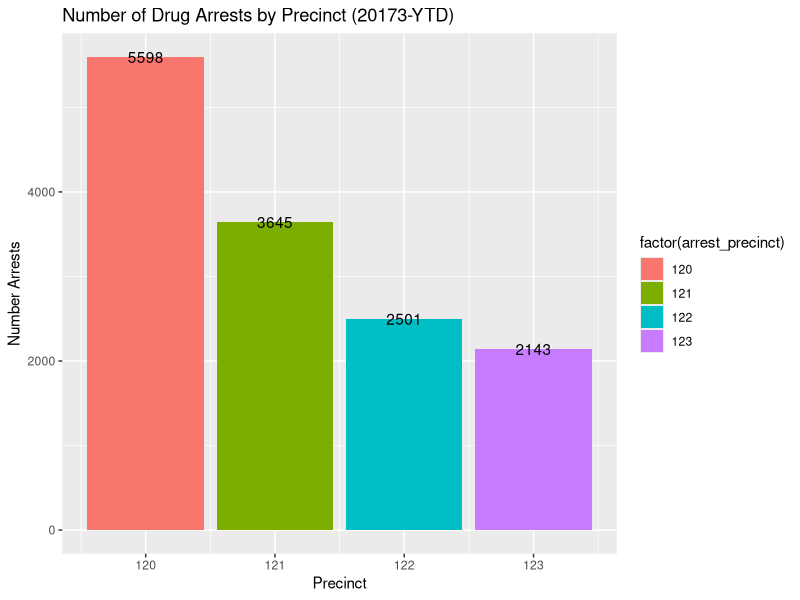
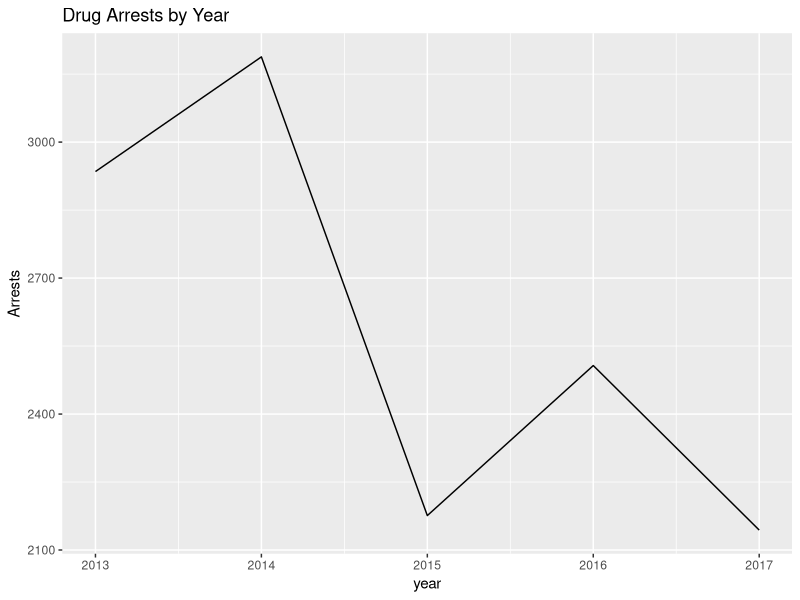
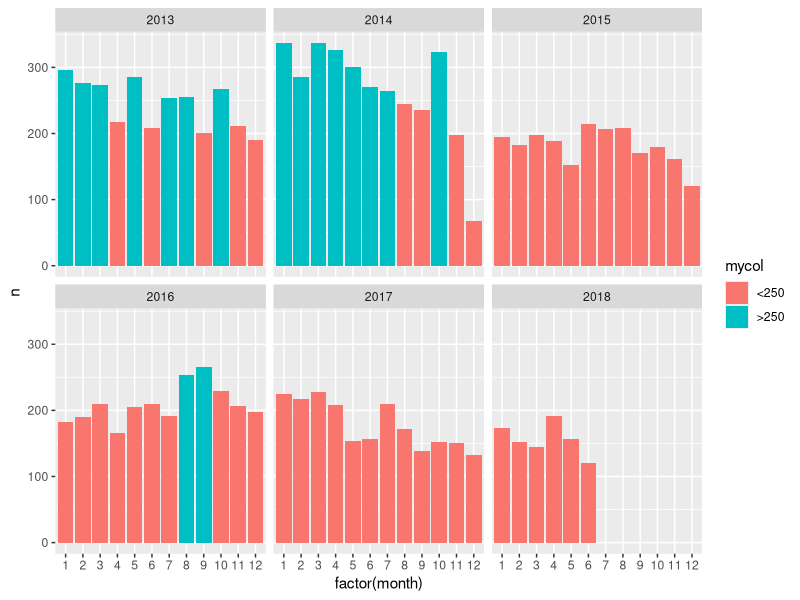

These charts were generated, in order, by the following R code:
#### Exploratory Analysis of Drug Arrests ####
library(tidyverse)
library(ggplot2)

si.drugs <- read.csv("data/si_drugs.csv")
si.drugs <- si.drugs[-1]

##### Arrests by Precinct 

si.drugs %>%
  group_by(arrest_precinct) %>%
  summarise(n=n()) %>%
  ggplot(aes(x=arrest_precinct, y = n, fill = factor(arrest_precinct))) +
  geom_bar(stat = 'identity') +
  geom_text(aes(label = n), position = position_dodge(width = 0.9))+
  ggtitle("Number of Drug Arrests by Precinct (20173-YTD)") +
  xlab("Precinct") +
  ylab("Number Arrests")

# we can see that the majority of drug arrests are happening in 120 precinct, followed by 121, then 
# 122 and #123 had the least. 

# 120 - Sunnyside, West Brighton, Livingston, Randall Manor, New Brighton, St. George, Ward Hill, Stapleton,
# Clifton, Silver Lake, Gyrmes Hill, Fox Hills, Shore Acres, and Rosebank 

# 121 - Willowbrook, Westerleigh, Port Richmond, Mariner's Harbor, Elm Park, Port Ivory, Chelsea, and Bloomfield

# 122 - Eltingville, Great Kills, Bay Terrace, Oakwood Heights, Oakwood Beach, Lighthouse Hill, New Dorp, Grant City,
# Midland Beach, South Beach, Todt Hill, Old Town, Grasmere and Dongan Hills

# 123 - Tottenville, Huguenot, Rossville, Annadale, and Arden Heights

#### Drug Arrests Year 

si.drugs %>%
  group_by(year) %>%
  summarise(n=n()) %>%
  filter(year != 2018) %>%  # filtering out  2018 bc not full year only until 6/30/2018
  ggplot(aes(x=year,y=n))+
  geom_line() +
  ggtitle("Drug Arrests by Year") +
  ylab("Arrests")

# we can see a peak in 2014, and a decline since then 

#### Drug Arrest by Month facet wrap year 

si.drugs %>%
  group_by(month,year)%>%
  summarise(n=n())%>%
  mutate(mycol = ifelse(n>250,">250", "<250")) %>%
  ggplot(aes(x=factor(month), y = n, fill = mycol)) +
  geom_bar(stat = 'identity')+
  facet_wrap(vars(year)) 

## nothing really telling here! I thought maybe we would see more traffic in summer months but this doesnt 
## appear to be the case. 
